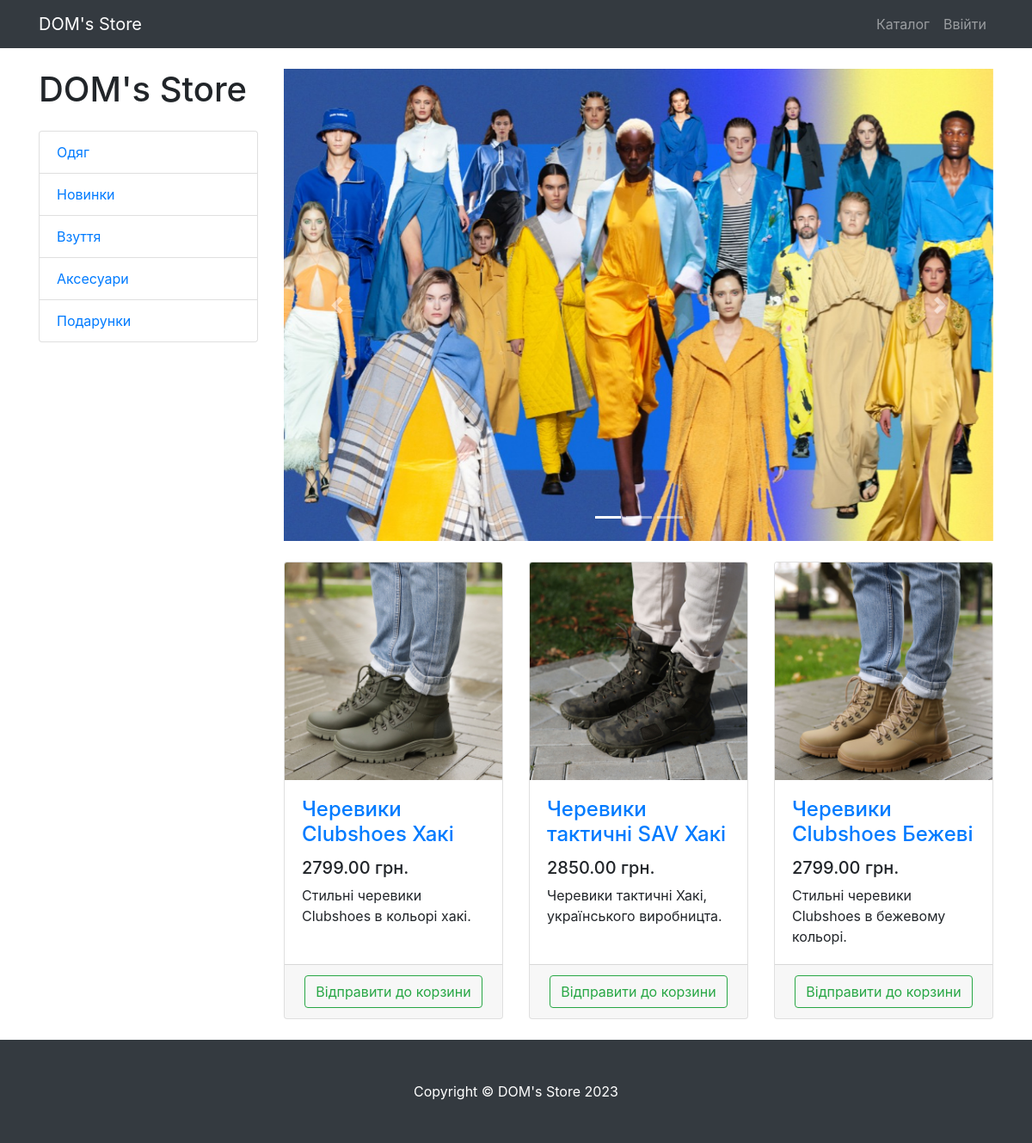
The app's page /products/category/3/, older data.
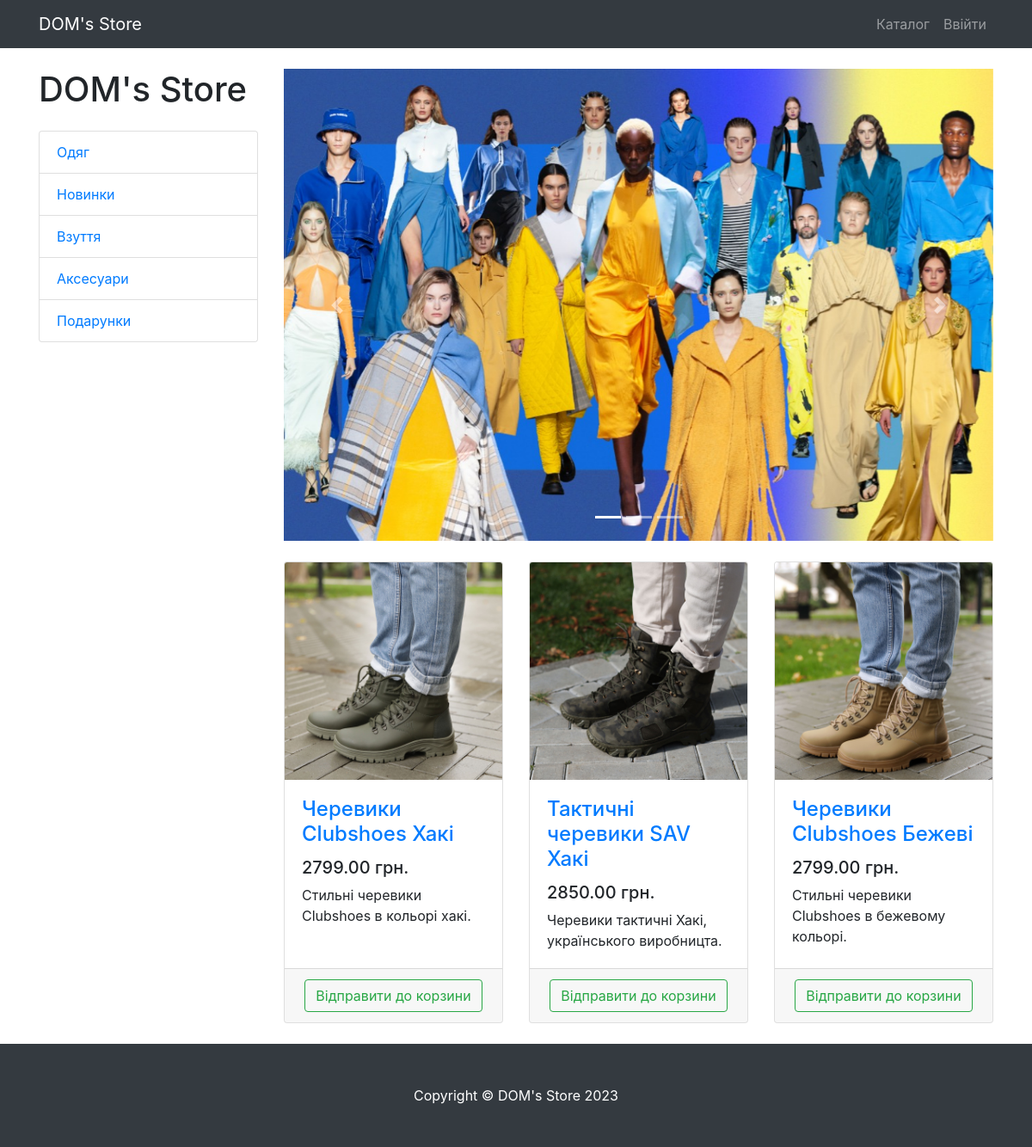
The same page, newer data.
### products/models.py (models this page shows, shortened)
class Product(models.Model):
    name = models.CharField(max_length=256)
    description = models.TextField()
    price = models.DecimalField(max_digits=6, decimal_places=2)
    quantity = models.PositiveIntegerField(default=0)
    image = models.ImageField(upload_to='products_images')
    category = models.ForeignKey(to=ProductCategory, on_delete=models.CASCADE)
    class Meta:
        verbose_name = 'product'
        verbose_name_plural = 'products'

### products/views.py (the view)
# urls.py: path('', ProductsListView.as_view(), name='index'),
class ProductsListView(TitleMixin, ListView):
    model = Product
    template_name = 'products/products.html'
    paginate_by = 3
    title = "DOM's Store - Каталог"
    def get_queryset(self):
        queryset = super(ProductsListView, self).get_queryset()
        category_pk = self.kwargs.get('category_pk')
        return queryset.filter(category_id=category_pk) if category_pk else queryset
    def get_context_data(self, *, object_list=None, **kwargs):
        context = super(ProductsListView, self).get_context_data()
        context['categories'] = ProductCategory.objects.all()
        return context

### common/views.py (called while the page is built)
    def get_context_data(self, **kwargs):
        context = super(TitleMixin, self).get_context_data(**kwargs)
        context['title'] = self.title
        return context

### products/templates/products/products.html (shortened to what this page needs)
{% extends 'products/base.html' %}
{% load static %}
{% block css %}
<link href="{% static 'vendor/css/products.css' %}" rel="stylesheet">
{% endblock %}
{% block content %}
<div class="container">
    <div class="row">
        <div class="col-lg-3">
            <h1 class="my-4">DOM's Store</h1>
            <div class="list-group">
                {% for category in categories %}
                <a href="{% url 'products:category' category.pk %}" class="list-group-item">
                    {{ category.name }}
                </a>
                {% endfor %}
            </div>
        </div>
        <div class="col-lg-9">
            <div id="carouselExampleIndicators" class="carousel slide my-4" data-ride="carousel">
                <ol class="carousel-indicators">
                    <li data-target="#carouselExampleIndicators" data-slide-to="0" class="active"></li>
                    <li data-target="#carouselExampleIndicators" data-slide-to="1"></li>
                    <li data-target="#carouselExampleIndicators" data-slide-to="2"></li>
                </ol>
                <div class="carousel-inner" role="listbox">
                    <div class="carousel-item active">
                        <img class="d-block img-fluid" src="/static/vendor/img/slides/slide_1.jpg" alt="First slide">
                    </div>
                </div>
                <a class="carousel-control-prev" href="#carouselExampleIndicators" role="button" data-slide="prev">
                    <span class="carousel-control-prev-icon" aria-hidden="true"></span>
                </a>
                <a class="carousel-control-next" href="#carouselExampleIndicators" role="button" data-slide="next">
                    <span class="carousel-control-next-icon" aria-hidden="true"></span>
                </a>
            </div>
            <div class="row">
            {% for product in object_list %}
                <div class="col-lg-4 col-md-6 mb-4">
                    <div class="card h-100">
                        <a href="#">
                            <img class="card-img-top"
                                 src='{{ product.image.url }}'
                                 alt="">
                        </a>
                        <div class="card-body">
                            <h4 class="card-title">
                                <a href="#">{{ product.name }} </a>
                            </h4>
                            <h5>{{ product.price }} грн.</h5>
                            <p class="card-text">{{ product.description }}</p>
                        </div>
                        <div class="card-footer text-center">
                            <a class="btn btn-outline-success"
                               href="{% url 'products:basket_add' product.pk %}">
                                Відправити до корзини
                            </a>
                        </div>
                    </div>
                </div>
            {% endfor %}
            </div>
        </div>
    </div>
</div>
{% endblock %}
{% block footer %}
<footer class="py-5 bg-dark">
    <div class="container">
        <p class="m-0 text-center text-white">Copyright &copy; DOM's Store 2023</p>
    </div>
</footer>
{% endblock %}

Row changes from the older to the newer data that the page shows:
changed Product "Черевики тактичні Хакі, українського виробницта.": name "Черевики тактичні SAV Хакі" → "Тактичні черевики SAV Хакі"
